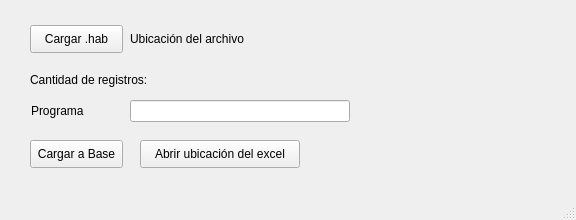
<?xml version="1.0" encoding="UTF-8"?>
<ui version="4.0">
 <class>MainWindow</class>
 <widget class="QMainWindow" name="MainWindow">
  <property name="geometry">
   <rect>
    <x>0</x>
    <y>0</y>
    <width>576</width>
    <height>220</height>
   </rect>
  </property>
  <property name="windowTitle">
   <string>Ani</string>
  </property>
  <widget class="QWidget" name="centralwidget">
   <widget class="QPushButton" name="btn_hab">
    <property name="geometry">
     <rect>
      <x>30</x>
      <y>25</y>
      <width>93</width>
      <height>28</height>
     </rect>
    </property>
    <property name="text">
     <string>Cargar .hab</string>
    </property>
   </widget>
   <widget class="QLabel" name="lbl_hab">
    <property name="geometry">
     <rect>
      <x>130</x>
      <y>31</y>
      <width>450</width>
      <height>16</height>
     </rect>
    </property>
    <property name="text">
     <string>Ubicación del archivo</string>
    </property>
   </widget>
   <widget class="QLabel" name="lbl_cant_registros">
    <property name="geometry">
     <rect>
      <x>160</x>
      <y>70</y>
      <width>100</width>
      <height>20</height>
     </rect>
    </property>
    <property name="text">
     <string/>
    </property>
   </widget>
   <widget class="QPushButton" name="btn_base">
    <property name="geometry">
     <rect>
      <x>30</x>
      <y>140</y>
      <width>93</width>
      <height>28</height>
     </rect>
    </property>
    <property name="text">
     <string>Cargar a Base</string>
    </property>
   </widget>
   <widget class="QLabel" name="label">
    <property name="geometry">
     <rect>
      <x>30</x>
      <y>72</y>
      <width>130</width>
      <height>16</height>
     </rect>
    </property>
    <property name="text">
     <string>Cantidad de registros:</string>
    </property>
   </widget>
   <widget class="QLineEdit" name="txt_programa">
    <property name="geometry">
     <rect>
      <x>130</x>
      <y>100</y>
      <width>220</width>
      <height>22</height>
     </rect>
    </property>
   </widget>
   <widget class="QLabel" name="label_2">
    <property name="geometry">
     <rect>
      <x>31</x>
      <y>103</y>
      <width>70</width>
      <height>16</height>
     </rect>
    </property>
    <property name="text">
     <string>Programa</string>
    </property>
   </widget>
   <widget class="QPushButton" name="btn_abrir_directorio">
    <property name="geometry">
     <rect>
      <x>140</x>
      <y>140</y>
      <width>160</width>
      <height>28</height>
     </rect>
    </property>
    <property name="text">
     <string>Abrir ubicación del excel</string>
    </property>
   </widget>
  </widget>
  <widget class="QStatusBar" name="statusbar"/>
 </widget>
 <resources/>
 <connections/>
</ui>
